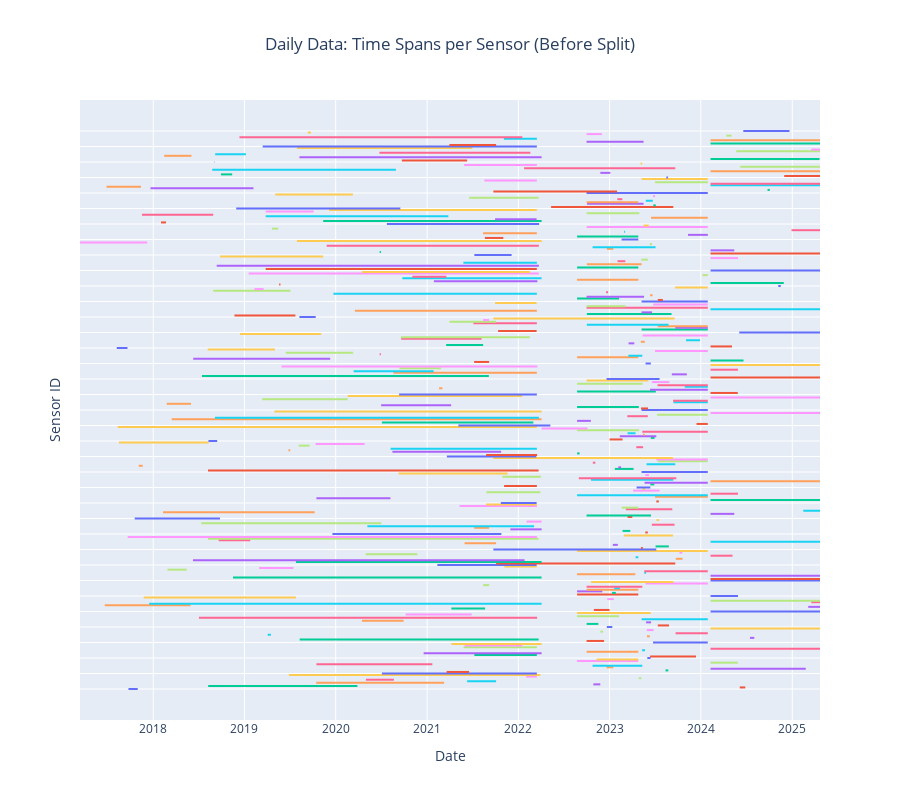

This figure's notebook cell:
### Code cell
# Daily time spans
df_min_max_dates_daily = df_daily.group_by(["id"]).agg(
    [pl.col("datetime").min().alias("min_date"),
     pl.col("datetime").max().alias("max_date"),
     pl.len().alias("num_records")
     ]
)

fig = go.Figure()
for (start, end, sensor_id, num_records) in zip(
    df_min_max_dates_daily["min_date"], 
    df_min_max_dates_daily["max_date"],
    df_min_max_dates_daily["id"], 
    df_min_max_dates_daily["num_records"]
):
    fig.add_trace(go.Scatter(
        x=[start, end], 
        y=[sensor_id, sensor_id],
        mode='lines',
        name=f"{num_records} records",
        hovertemplate=f"<b>{sensor_id}</b><br>Start: {start}<br>End: {end}<br>Records: {num_records}"
    ))

fig.update_layout(
    title="Daily Data: Time Spans per Sensor (Before Split)",
    title_x=0.5,
    xaxis_title="Date",
    yaxis_title="Sensor ID",
    showlegend=False,
    template="plotly",
    height=800
)
fig.update_yaxes(visible=True, showticklabels=False)
fig.show()
